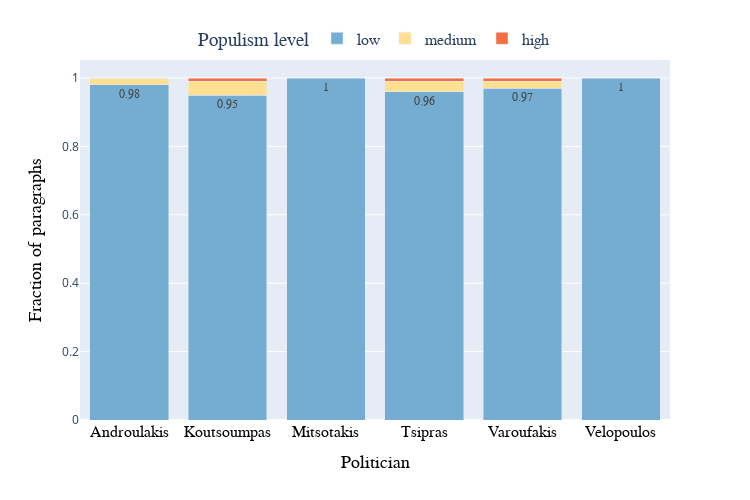

Notebook source saved alongside this figure:
### Markdown cell above
Do politicians' speeches exhibit populism?

### Code cell
# prepare the data for the plot
df_grouped = data.groupby(['politician', 'populism_human_category']).size().reset_index(name='count')
df_grouped['total_per_politician'] = df_grouped.groupby('politician')['count'].transform('sum')
df_grouped['proportion'] = df_grouped['count']/df_grouped['total_per_politician']
df_grouped = df_grouped.groupby('politician').apply(adjust_proportions)
df_grouped.drop(columns=['count', 'total_per_politician'], inplace=True)

# plot the stacked bars
color_map = {'low': '#74add1', 'medium': '#fee090', 'high': '#f46d43'}
fig = px.bar(df_grouped, x='politician', y='proportion', color='populism_human_category',
             barmode='stack', color_discrete_map=color_map, text='proportion',
             labels={'proportion': 'Fraction of paragraphs', 'politician': 'Politician'},
             category_orders={'populism_human_category': ['low', 'medium', 'high']}, text_auto=True)
fig.update_layout(uniformtext_minsize=12, uniformtext_mode='hide')
fig.update_traces(textposition='inside', textfont=dict(size=12, family='Arial'))

# adjust legend and figure size
fig.update_layout(
    width=750, height=500,
    legend_title_text='Populism level',
    legend=dict(orientation="h", yanchor="bottom", y=1.01, xanchor="center", x=0.5, font=dict(size=16, family='Arial')))

# adjust axis
fig.update_xaxes(title_font=dict(size=18, family='Arial', color='black'),
    tickfont=dict(size=16, family='Arial', color='black'))
fig.update_yaxes(title_font=dict(size=18, family='Arial', color='black'))

fig.show()
fig.write_image("images/populism.png", scale=2)

### Figure 1 — Plotly figure (JSON) as saved in the notebook; plotly's stock layout.template omitted (floating-point values rounded to 4 significant figures)
{"data": [{"alignmentgroup": "True", "hovertemplate": "populism_human_category=low<br>Politician=%{x}<br>Fraction of paragraphs=%{text}<extra></extra>", "legendgroup": "low", "marker": {"color": "#74add1", "pattern": {"shape": ""}}, "name": "low", "offsetgroup": "low", "orientation": "v", "showlegend": true, "text": [0.98, 0.95, 1, 0.96, 0.97, 1], "textfont": {"family": "Arial", "size": 12}, "textposition": "inside", "texttemplate": "%{y}", "type": "bar", "x": ["Androulakis", "Koutsoumpas", "Mitsotakis", "Tsipras", "Varoufakis", "Velopoulos"], "xaxis": "x", "y": [0.98, 0.95, 1, 0.96, 0.97, 1], "yaxis": "y"}, {"alignmentgroup": "True", "hovertemplate": "populism_human_category=medium<br>Politician=%{x}<br>Fraction of paragraphs=%{text}<extra></extra>", "legendgroup": "medium", "marker": {"color": "#fee090", "pattern": {"shape": ""}}, "name": "medium", "offsetgroup": "medium", "orientation": "v", "showlegend": true, "text": [0.02, 0.04, 0.03, 0.02], "textfont": {"family": "Arial", "size": 12}, "textposition": "inside", "texttemplate": "%{y}", "type": "bar", "x": ["Androulakis", "Koutsoumpas", "Tsipras", "Varoufakis"], "xaxis": "x", "y": [0.02, 0.04, 0.03, 0.02], "yaxis": "y"}, {"alignmentgroup": "True", "hovertemplate": "populism_human_category=high<br>Politician=%{x}<br>Fraction of paragraphs=%{text}<extra></extra>", "legendgroup": "high", "marker": {"color": "#f46d43", "pattern": {"shape": ""}}, "name": "high", "offsetgroup": "high", "orientation": "v", "showlegend": true, "text": [0, 0.01, 0.01, 0.01], "textfont": {"family": "Arial", "size": 12}, "textposition": "inside", "texttemplate": "%{y}", "type": "bar", "x": ["Androulakis", "Koutsoumpas", "Tsipras", "Varoufakis"], "xaxis": "x", "y": [0, 0.01, 0.01, 0.01], "yaxis": "y"}], "layout": {"barmode": "stack", "height": 500, "legend": {"font": {"family": "Arial", "size": 16}, "orientation": "h", "title": {"text": "Populism level"}, "tracegroupgap": 0, "x": 0.5, "xanchor": "center", "y": 1.01, "yanchor": "bottom"}, "margin": {"t": 60}, "uniformtext": {"minsize": 12, "mode": "hide"}, "width": 750, "xaxis": {"anchor": "y", "domain": [0, 1], "tickfont": {"color": "black", "family": "Arial", "size": 16}, "title": {"font": {"color": "black", "family": "Arial", "size": 18}, "text": "Politician"}}, "yaxis": {"anchor": "x", "domain": [0, 1], "title": {"font": {"color": "black", "family": "Arial", "size": 18}, "text": "Fraction of paragraphs"}}}}
